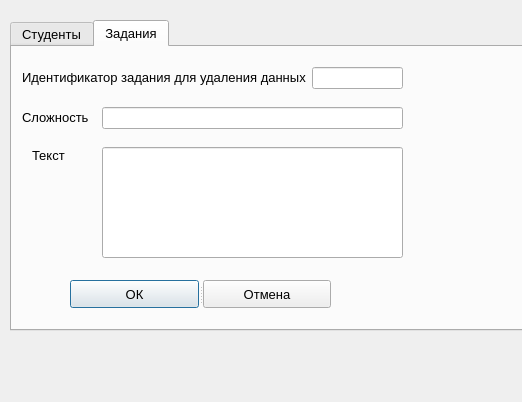
<?xml version="1.0" encoding="UTF-8"?>
<ui version="4.0">
 <class>Dialog_SQL_Delete</class>
 <widget class="QDialog" name="Dialog_SQL_Delete">
  <property name="geometry">
   <rect>
    <x>0</x>
    <y>0</y>
    <width>522</width>
    <height>402</height>
   </rect>
  </property>
  <property name="font">
   <font>
    <pointsize>10</pointsize>
   </font>
  </property>
  <property name="windowTitle">
   <string>Dialog</string>
  </property>
  <widget class="QTabWidget" name="tabWidget_Delete">
   <property name="geometry">
    <rect>
     <x>10</x>
     <y>20</y>
     <width>521</width>
     <height>311</height>
    </rect>
   </property>
   <property name="currentIndex">
    <number>1</number>
   </property>
   <widget class="QWidget" name="tab_3">
    <attribute name="title">
     <string>Студенты</string>
    </attribute>
    <widget class="QLabel" name="label_2">
     <property name="geometry">
      <rect>
       <x>30</x>
       <y>50</y>
       <width>41</width>
       <height>16</height>
      </rect>
     </property>
     <property name="text">
      <string>ФИО</string>
     </property>
    </widget>
    <widget class="QLabel" name="label">
     <property name="geometry">
      <rect>
       <x>10</x>
       <y>10</y>
       <width>291</width>
       <height>20</height>
      </rect>
     </property>
     <property name="text">
      <string>Идентификатор студента для удаления данных</string>
     </property>
    </widget>
    <widget class="QLineEdit" name="lineEdit_2">
     <property name="geometry">
      <rect>
       <x>90</x>
       <y>50</y>
       <width>301</width>
       <height>81</height>
      </rect>
     </property>
     <property name="alignment">
      <set>Qt::AlignLeading|Qt::AlignLeft|Qt::AlignTop</set>
     </property>
    </widget>
    <widget class="QLabel" name="label_3">
     <property name="geometry">
      <rect>
       <x>20</x>
       <y>140</y>
       <width>55</width>
       <height>16</height>
      </rect>
     </property>
     <property name="text">
      <string>Группа</string>
     </property>
    </widget>
    <widget class="QLineEdit" name="lineEdit_3">
     <property name="geometry">
      <rect>
       <x>90</x>
       <y>140</y>
       <width>301</width>
       <height>81</height>
      </rect>
     </property>
     <property name="alignment">
      <set>Qt::AlignLeading|Qt::AlignLeft|Qt::AlignTop</set>
     </property>
    </widget>
    <widget class="QLineEdit" name="lineEdit">
     <property name="geometry">
      <rect>
       <x>300</x>
       <y>10</y>
       <width>91</width>
       <height>22</height>
      </rect>
     </property>
    </widget>
   </widget>
   <widget class="QWidget" name="tab_4">
    <attribute name="title">
     <string>Задания</string>
    </attribute>
    <widget class="QLabel" name="label_5">
     <property name="geometry">
      <rect>
       <x>10</x>
       <y>20</y>
       <width>301</width>
       <height>20</height>
      </rect>
     </property>
     <property name="text">
      <string>Идентификатор задания для удаления данных</string>
     </property>
    </widget>
    <widget class="QLabel" name="label_6">
     <property name="geometry">
      <rect>
       <x>20</x>
       <y>100</y>
       <width>55</width>
       <height>16</height>
      </rect>
     </property>
     <property name="text">
      <string>Текст</string>
     </property>
    </widget>
    <widget class="QLineEdit" name="taskText">
     <property name="geometry">
      <rect>
       <x>90</x>
       <y>100</y>
       <width>301</width>
       <height>111</height>
      </rect>
     </property>
     <property name="alignment">
      <set>Qt::AlignLeading|Qt::AlignLeft|Qt::AlignTop</set>
     </property>
    </widget>
    <widget class="QLineEdit" name="idTask">
     <property name="geometry">
      <rect>
       <x>300</x>
       <y>20</y>
       <width>91</width>
       <height>22</height>
      </rect>
     </property>
    </widget>
    <widget class="QLabel" name="label_7">
     <property name="geometry">
      <rect>
       <x>10</x>
       <y>60</y>
       <width>81</width>
       <height>20</height>
      </rect>
     </property>
     <property name="text">
      <string>Сложность</string>
     </property>
    </widget>
    <widget class="QLineEdit" name="taskComplication">
     <property name="geometry">
      <rect>
       <x>90</x>
       <y>60</y>
       <width>301</width>
       <height>22</height>
      </rect>
     </property>
    </widget>
   </widget>
  </widget>
  <widget class="QSplitter" name="splitter">
   <property name="geometry">
    <rect>
     <x>70</x>
     <y>280</y>
     <width>261</width>
     <height>28</height>
    </rect>
   </property>
   <property name="orientation">
    <enum>Qt::Horizontal</enum>
   </property>
   <widget class="QPushButton" name="pushButton">
    <property name="text">
     <string>ОК</string>
    </property>
   </widget>
   <widget class="QPushButton" name="pushButton_2">
    <property name="text">
     <string>Отмена</string>
    </property>
   </widget>
  </widget>
 </widget>
 <resources/>
 <connections/>
</ui>
